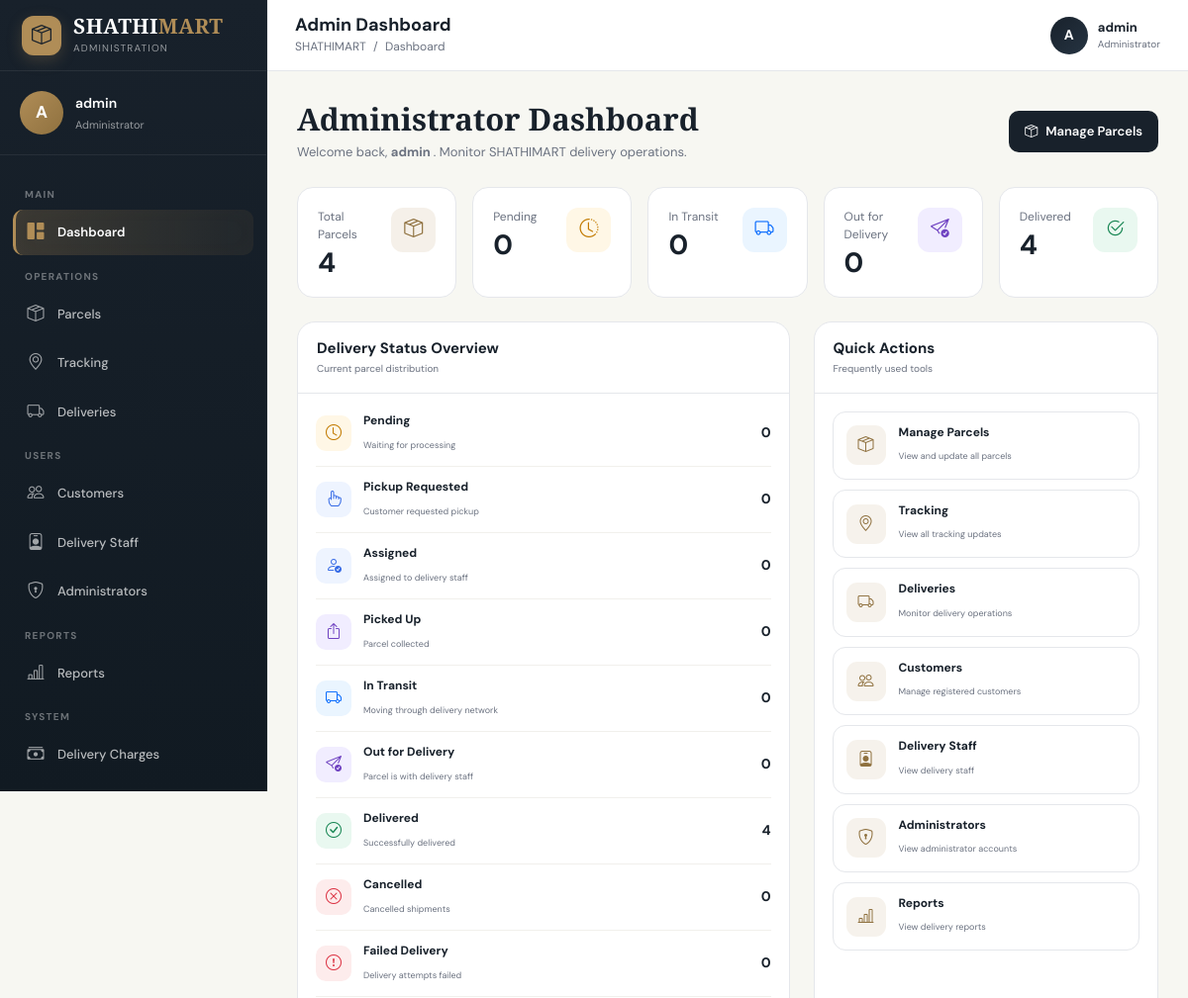
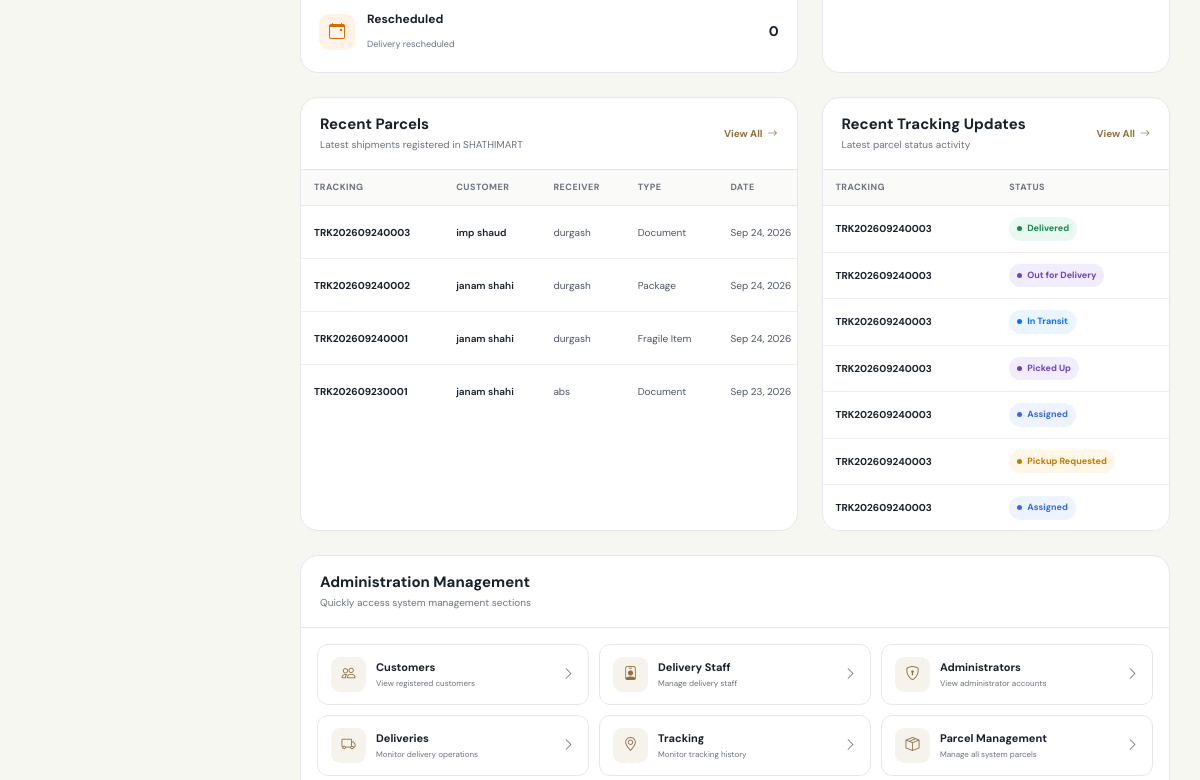
The page /dashboard/admin/ (signed in, upper part) on the database as committed earlier (2 pictures, top to bottom).
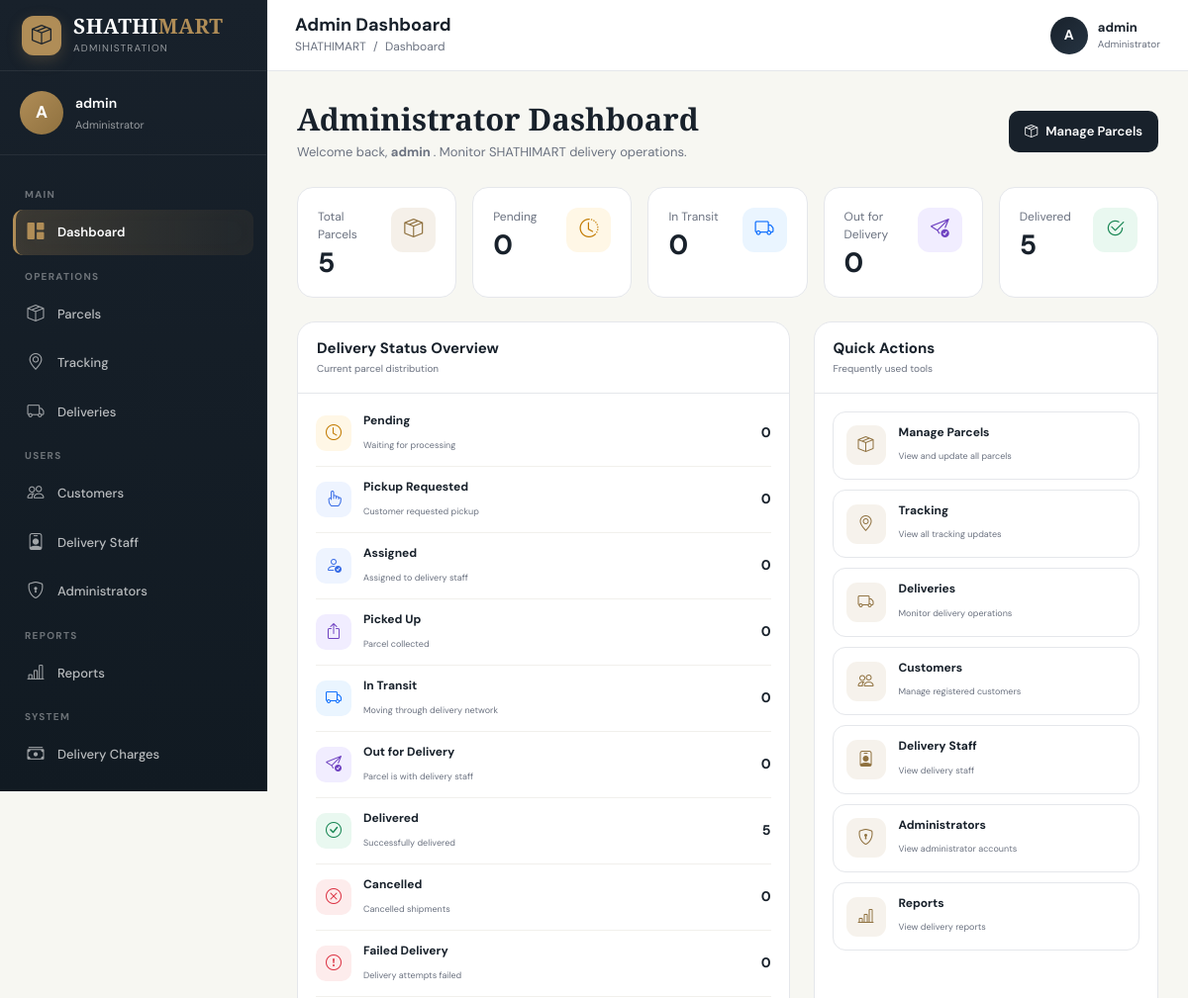
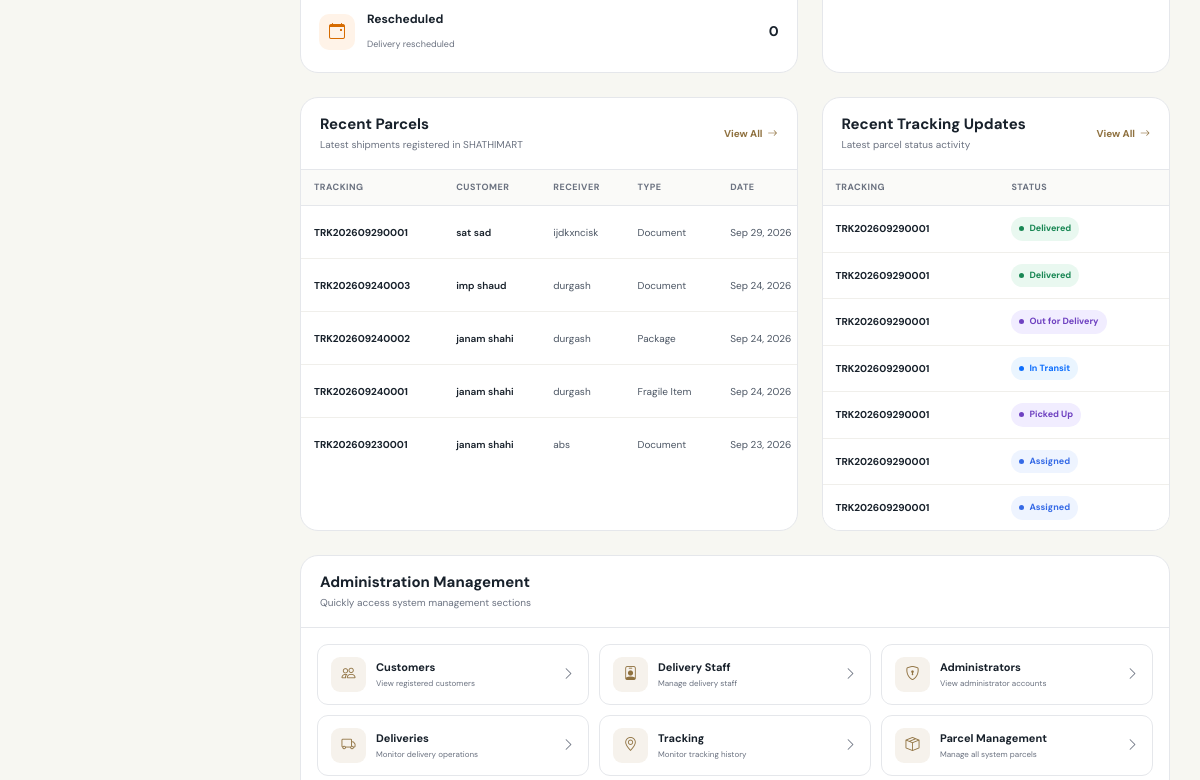
The same page on the database as committed later (2 pictures, top to bottom).
### parcels/models.py (models this page shows, shortened)
class Parcel(models.Model):
    PARCEL_TYPE_CHOICES = [
        ('document', 'Document'),
        ('package', 'Package'),
        ('fragile', 'Fragile Item'),
        ('electronics', 'Electronics'),
        ('clothing', 'Clothing'),
        ('food', 'Food Item'),
        ('other', 'Other'),
    ]
    STATUS_CHOICES = [
        ('pending', 'Pending'),
        ('pickup_requested', 'Pickup Requested'),
        ('assigned', 'Assigned'),
        ('picked_up', 'Picked Up'),
        ('in_transit', 'In Transit'),
        ('out_for_delivery', 'Out for Delivery'),
        ('delivered', 'Delivered'),
        ('cancelled', 'Cancelled'),
        ('failed', 'Failed Delivery'),
        ('rescheduled', 'Rescheduled'),
    ]
    customer = models.ForeignKey(
        User,
        on_delete=models.CASCADE,
        related_name='parcels'
    )
    tracking_number = models.CharField(
        max_length=30,
        unique=True
    )
    sender_name = models.CharField(
        max_length=150
    )
    sender_phone = models.CharField(
        max_length=15
    )
    sender_address = models.TextField()
    receiver_name = models.CharField(
        max_length=150
    )
    receiver_phone = models.CharField(
        max_length=15
    )
    receiver_address = models.TextField()
    parcel_type = models.CharField(
        max_length=30,
        choices=PARCEL_TYPE_CHOICES,
        default='package'
    )
    weight = models.DecimalField(
        max_digits=8,
        decimal_places=2
    )
    description = models.TextField(
        blank=True
    )
    pickup_date = models.DateField(
        null=True,
        blank=True
    )
    delivery_date = models.DateField(
        null=True,
        blank=True
    )
    delivery_charge = models.DecimalField(
        max_digits=10,
        decimal_places=2,
        default=0
    )
    status = models.CharField(
        max_length=30,
        choices=STATUS_CHOICES,
        default='pending'
    )
    created_at = models.DateTimeField(
        auto_now_add=True
    )
    updated_at = models.DateTimeField(
        auto_now=True
    )
    class Meta:
        ordering = ['-created_at']
        verbose_name = 'Parcel'
        verbose_name_plural = 'Parcels'

class TrackingHistory(models.Model):
    parcel = models.ForeignKey(
        Parcel,
        on_delete=models.CASCADE,
        related_name='tracking_history'
    )
    status = models.CharField(
        max_length=30,
        choices=Parcel.STATUS_CHOICES
    )
    location = models.CharField(
        max_length=200,
        blank=True
    )
    remarks = models.TextField(
        blank=True
    )
    created_at = models.DateTimeField(
        auto_now_add=True
    )
    class Meta:
        ordering = ['created_at']
        verbose_name = 'Tracking History'
        verbose_name_plural = 'Tracking Histories'

### dashboard/views.py (the view, shortened to what this page needs)
@login_required(login_url="login")
def admin_dashboard(request):
    profile, created = CustomerProfile.objects.get_or_create(
        user=request.user,
        defaults={
            "role": (
                "admin"
                if request.user.is_superuser
                else "customer"
            )
        }
    )
    if request.user.is_superuser:
        if profile.role != "admin":
            profile.role = "admin"
            profile.save(
                update_fields=["role"]
            )
    parcels = (
        Parcel.objects
        .select_related(
            "customer",
            "delivery",
            "delivery__delivery_staff",
        )
        .all()
        .order_by("-created_at")
    )
    total_parcels = parcels.count()
    pending_count = parcels.filter(
        status="pending"
    ).count()
    pickup_requested_count = parcels.filter(
        status="pickup_requested"
    ).count()
    assigned_count = parcels.filter(
        status="assigned"
    ).count()
    picked_up_count = parcels.filter(
        status="picked_up"
    ).count()
    in_transit_count = parcels.filter(
        status="in_transit"
    ).count()
    out_for_delivery_count = parcels.filter(
        status="out_for_delivery"
    ).count()
    delivered_count = parcels.filter(
        status="delivered"
    ).count()
    cancelled_count = parcels.filter(
        status="cancelled"
    ).count()
    failed_count = parcels.filter(
        status="failed"
    ).count()
    rescheduled_count = parcels.filter(
        status="rescheduled"
    ).count()
    recent_parcels = parcels[:10]
    recent_tracking = (
        TrackingHistory.objects
        .select_related(
            "parcel",
            "parcel__customer",
            "parcel__delivery",
            "parcel__delivery__delivery_staff",
        )
        .order_by("-created_at")[:10]
    )
    unread_notifications = Notification.objects.filter(
        user=request.user,
        is_read=False
    ).count()
    context = {
        "profile": profile,
        "parcels": parcels,
        "total_parcels":
            total_parcels,
        "pending_count":
            pending_count,
        "pickup_requested_count":
            pickup_requested_count,
        "assigned_count":
            assigned_count,
        "picked_up_count":
            picked_up_count,
        "in_transit_count":
            in_transit_count,
        "out_for_delivery_count":
            out_for_delivery_count,
        "delivered_count":
            delivered_count,
        "cancelled_count":
            cancelled_count,
        "failed_count":
            failed_count,
        "rescheduled_count":
            rescheduled_count,
        "recent_parcels":
            recent_parcels,
        "recent_tracking":
            recent_tracking,
        "unread_notifications":
            unread_notifications,
    }
    return render(
        request,
        "dashboard/admin_dashboard.html",
        context
    )

### notifications/context_processors.py (called while the page is built)
def notification_context(request):
    if not request.user.is_authenticated:
        return {
            "navbar_notifications": [],
            "unread_notifications_count": 0,
        }
    notifications = Notification.objects.filter(
        user=request.user
    ).select_related(
        "parcel"
    )[:8]
    unread_count = Notification.objects.filter(
        user=request.user,
        is_read=False
    ).count()
    return {
        "navbar_notifications": notifications,
        "unread_notifications_count": unread_count,
    }

### templates/dashboard/admin_dashboard.html (shortened to what the changed rows need)
{% extends "dashboard/admin_base.html" %}
{% block content %}
<div class="dashboard-header">
    <div>
        <h1>
            Administrator Dashboard
        </h1>
    </div>
</div>
<div class="row g-3 mb-4">
    <div class="col-6 col-xl">
        <div class="dashboard-stat">
            <div class="dashboard-stat-top">
                <div>
                    <div class="dashboard-stat-label">
                        Total Parcels
                    </div>
                    <div class="dashboard-stat-value">
                        {{ total_parcels }}
                    </div>
                </div>
            </div>
        </div>
    </div>
    <div class="col-6 col-xl">
        <div class="dashboard-stat">
            <div class="dashboard-stat-top">
                <div>
                    <div class="dashboard-stat-label">
                        Delivered
                    </div>
                    <div class="dashboard-stat-value">
                        {{ delivered_count }}
                    </div>
                </div>
            </div>
        </div>
    </div>
</div>
<div class="row g-4 mb-4">
    <div class="col-lg-7">
        <div class="dashboard-section">
            <div class="dashboard-section-body">
                <div class="status-row">
                    <div
                        class="status-row-icon"
                        style="background:#e9f8f0;color:#198754;"
                    >
                        <i class="bi bi-check-circle"></i>
                    </div>
                    <div class="status-row-content">
                        <strong>
                        </strong>
                        <span>
                        </span>
                    </div>
                    <div class="status-row-number">
                        {{ delivered_count }}
                    </div>
                </div>
            </div>
        </div>
    </div>
</div>
<div class="row g-4 mb-4">
    <div class="col-xl-7">
        <div class="dashboard-section recent-section">
            {% if recent_parcels %}
                <div class="dashboard-table-wrapper">
                    <table class="table dashboard-table">
                        <thead>
                            <tr>
                                <th>
                                    Tracking
                                </th>
                                <th>
                                    Customer
                                </th>
                                <th>
                                    Receiver
                                </th>
                                <th>
                                    Type
                                </th>
                                <th>
                                    Date
                                </th>
                            </tr>
                        </thead>
                        <tbody>
                            {% for parcel in recent_parcels %}
                                <tr>
                                    <td>
                                        <a
                                            href="{% url 'admin_parcel_detail' parcel.id %}"
                                            class="tracking-number"
                                        >
                                            {{ parcel.tracking_number }}
                                        </a>
                                    </td>
                                    <td>
                                        <span class="customer-name">
                                            {% if parcel.customer.get_full_name %}
                                                {{ parcel.customer.get_full_name }}
                                            {% else %}
                                                {{ parcel.customer.username }}
                                            {% endif %}
                                        </span>
                                    </td>
                                    <td>
                                        {{ parcel.receiver_name }}
                                    </td>
                                    <td>
                                        {{ parcel.get_parcel_type_display }}
                                    </td>
                                    <td>
                                        {{ parcel.created_at|date:"M d, Y" }}
                                    </td>
                                </tr>
                            {% endfor %}
                        </tbody>
                    </table>
                </div>
            {% endif %}
        </div>
    </div>
    <div class="col-xl-5">
        <div class="dashboard-section recent-section">
            {% if recent_tracking %}
                <div class="dashboard-table-wrapper">
                    <table class="table dashboard-table">
                        <thead>
                            <tr>
                                <th>
                                    Tracking
                                </th>
                                <th>
                                    Status
                                </th>
                            </tr>
                        </thead>
                        <tbody>
                            {% for tracking in recent_tracking %}
                                <tr>
                                    <td>
                                        <a
                                            href="{% url 'admin_parcel_detail' tracking.parcel.id %}"
                                            class="tracking-number"
                                        >
                                            {{ tracking.parcel.tracking_number }}
                                        </a>
                                    </td>
                                    <td>
                                        <span
                                            class="status-badge status-{{ tracking.status }}"
                                        >
                                            {{ tracking.get_status_display }}
                                        </span>
                                    </td>
                                </tr>
                            {% endfor %}
                        </tbody>
                    </table>
                </div>
            {% endif %}
        </div>
    </div>
</div>
{% endblock %}

Rows that differ between the two databases and show on the page:
no longer on this page (row unchanged): TrackingHistory: parcel.tracking_number "TRK202609240003", status "Delivered"
no longer on this page (row unchanged): TrackingHistory: parcel.tracking_number "TRK202609240003", status "Out for Delivery"
no longer on this page (row unchanged): TrackingHistory: parcel.tracking_number "TRK202609240003", status "In Transit"
no longer on this page (row unchanged): TrackingHistory: parcel.tracking_number "TRK202609240003", status "Picked Up"
no longer on this page (row unchanged): TrackingHistory: parcel.tracking_number "TRK202609240003", status "Assigned"
no longer on this page (row unchanged): TrackingHistory: parcel.tracking_number "TRK202609240003", status "Pickup Requested"
no longer on this page (row unchanged): TrackingHistory: parcel.tracking_number "TRK202609240003", status "Assigned"
added Parcel: tracking_number "TRK202609290001", customer.get_full_name "sat sad", receiver_name "ijdkxncisk", parcel_type "Document", created_at "Sep 29, 2026"
added TrackingHistory: parcel.tracking_number "TRK202609290001", status "Delivered"
added TrackingHistory: parcel.tracking_number "TRK202609290001", status "Delivered"
added TrackingHistory: parcel.tracking_number "TRK202609290001", status "Out for Delivery"
added TrackingHistory: parcel.tracking_number "TRK202609290001", status "In Transit"
added TrackingHistory: parcel.tracking_number "TRK202609290001", status "Picked Up"
added TrackingHistory: parcel.tracking_number "TRK202609290001", status "Assigned"
added TrackingHistory: parcel.tracking_number "TRK202609290001", status "Assigned"
Other text that changed with them:
{{ total_parcels }}: "4" → "5"
{{ delivered_count }}: "4" → "5"
